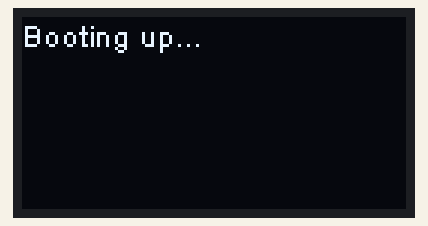
Simulated run of this sketch. Board: ESP32. Shown: 128×64 one-colour display.

Above: at 0.4 s.
At 0.9 s:
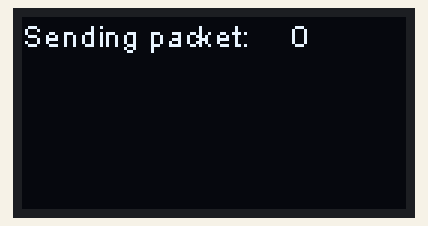
At 7.0 s:
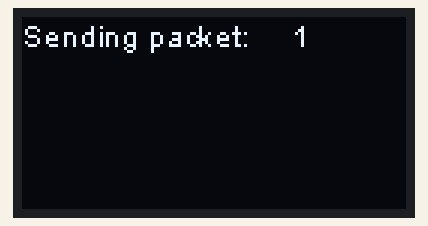
At 25.2 s:
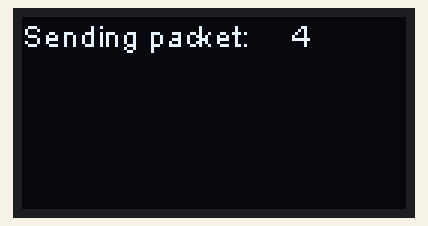

Measured:
- what the display in image 0 shows lasts 0.5 s, from 0.4 s to 0.9 s
- what the display in image 1 shows lasts 6.1 s, from 0.9 s to 7.0 s

The sketch:

sender_fromSerialMonitor.ino
```cpp
#include "heltec.h"
#include "images.h"
#define BAND    915E6

unsigned int counter = 0;
String rssi = "RSSI --";
String packSize = "--";
String packet ;
String incomingText = "";

void setup()
{
  Serial.begin(115200);
   //WIFI Kit series V1 not support Vext control
  Heltec.begin(true /*DisplayEnable Enable*/, true /*Heltec.Heltec.Heltec.LoRa Disable*/, true /*Serial Enable*/, true /*PABOOST Enable*/, BAND /*long BAND*/);
  Heltec.display->init();
  Heltec.display->flipScreenVertically();
  Heltec.display->setFont(ArialMT_Plain_10);
  Heltec.display->clear();
  Heltec.display->drawString(0, 0, "Booting up...");
  Heltec.display->display();
  delay(500);
}

void loop()
{
  Heltec.display->clear();
  Heltec.display->setTextAlignment(TEXT_ALIGN_LEFT);
  Heltec.display->setFont(ArialMT_Plain_10);
  Heltec.display->drawString(0, 0, "Sending packet: ");
  Heltec.display->drawString(90, 0, String(counter));
  Heltec.display->display();
  // send packet
  LoRa.beginPacket();
  LoRa.setTxPower(14,RF_PACONFIG_PASELECT_PABOOST);

  if (Serial.available() > 0) {
    incomingText = Serial.readString();
      LoRa.println(incomingText);
  }

  LoRa.endPacket();
  counter++;
  digitalWrite(LED, HIGH);   // turn the LED on (HIGH is the voltage level)
  delay(1000);                       // wait for a second
  digitalWrite(LED, LOW);    // turn the LED off by making the voltage LOW
  delay(5000);                       // wait for 5 seconds
}
```

Source omitted: images.h (data table, 5750 bytes)
